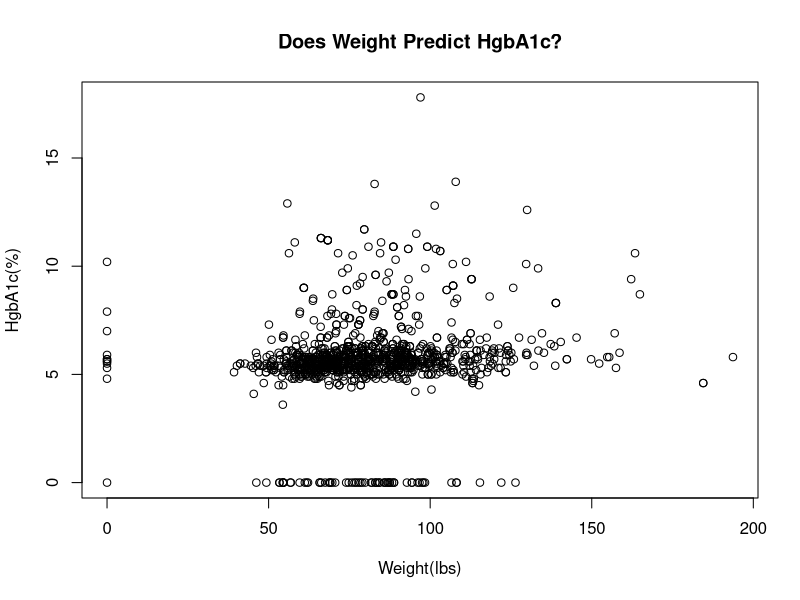
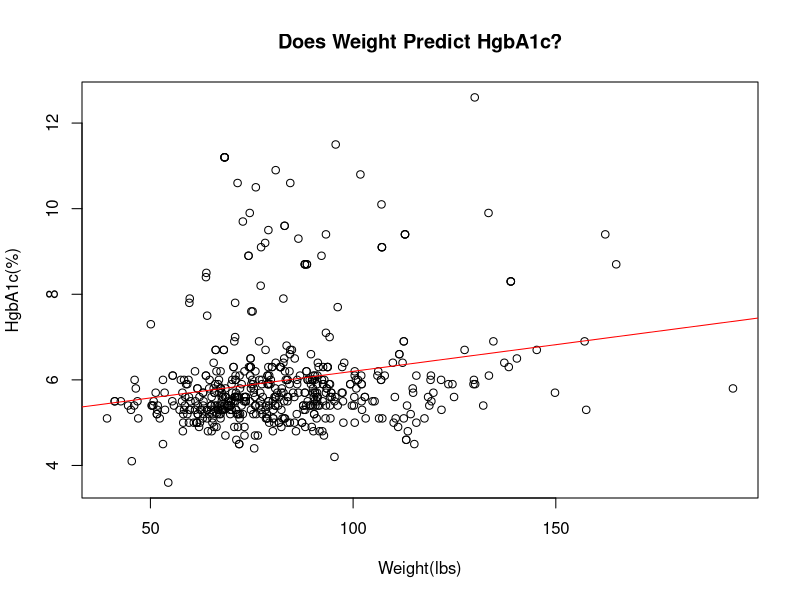
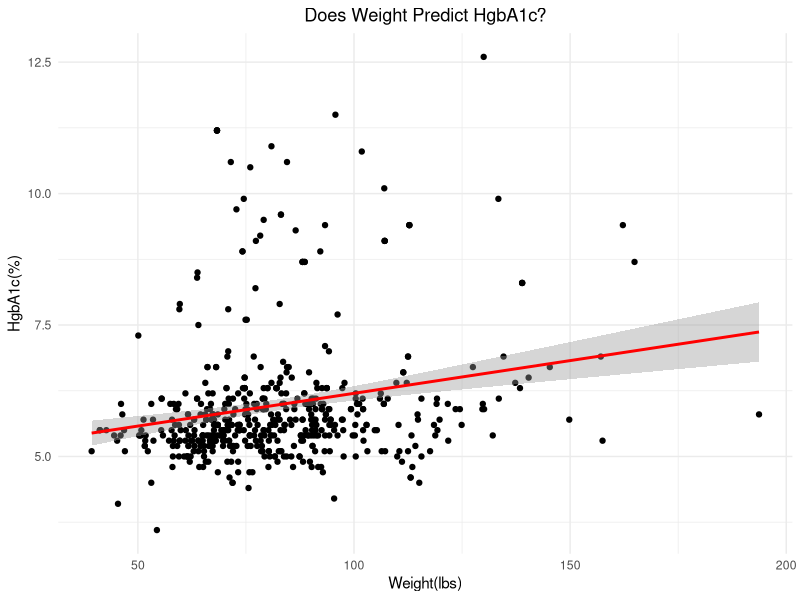

The R source for these figures, in order:
# Kathleen Ashbaker
# HMS 520 Autumn 2023
# Final Project 
# Linear Regression: A Simple Machine Learning Model 

# SCOPE OF PROJECT: 

# The aim of this project is to provide a comprehensive guide to simple linear regression using R.
# This technique is a fundamental aspect of machine learning and this guide is suitable for learners and researchers  at all levels, whether you're a novice or an advanced user.


# Step 0:Load Libraries 

library(readr)
library(tidyverse)
library(mice)
library(dplyr)
library(ggplot2)

# Step 1: ---------------- Upload Data and save into data frame ; This is the Patient_List_aaliyah_washington_md csv file 

Patient_List_aaliyah_washington_md <- read_csv("Patient_List_aaliyah-washington-md.csv", show_col_types = FALSE)

# The argument 'show_col_types = FALSE' masks the object types of columns, easing reading of the 'Patient_List_aaliyah_washington_md' data frame

# Step 2:----------------Data Examination and Cleaning 

# Using dplyr and mutate_all() to change 'None' values to ' NA'  

Patient_List_aaliyah_washington_md <- Patient_List_aaliyah_washington_md %>%
  mutate_all(~ifelse(. == "None", NA, .))

# Summarizes data frame 

summary(Patient_List_aaliyah_washington_md)


# Optional Ways to Check Column values, for example "wt" and "hgba1c"

wt_column <- Patient_List_aaliyah_washington_md["wt"]
View(wt_column)

hgba1c_column <- Patient_List_aaliyah_washington_md["hgba1c"]
View(hgba1c_column)

# Counting 'NA' values in a column; for example, 'wt' 

count_na <- function(data, column_name) {
  if (!column_name %in% names(data)) {
    return(paste("Column", column_name, "not found in the data frame."))
  }
  
  na_count <- sum(is.na(data[[column_name]]))
  return(paste("Column", column_name, "has", na_count, "NA value(s)."))
}

result <- count_na(Patient_List_aaliyah_washington_md, "wt")
print(result)


# Mean/Median Imputation: 
# Best for when the missing data is not a significant portion of the dataset 
# and is assumed to be missing completely at random (MCAR).
# This is the case for our data set 

# Check if columns are numeric, for example 'wt' column

is_numeric <- is.numeric(Patient_List_aaliyah_washington_md$wt)
print(is_numeric)

# Apply Mean Imputation

# Convert Multiple Columns to Numeric
# If you have multiple columns to convert, you can use mutate() with across().
# specify which columns; in this example, we selected columns 'wt' and 'hgba1c'

Patient_List_aaliyah_washington_md <- Patient_List_aaliyah_washington_md %>%
  mutate(across(c(wt, hgba1c), ~ as.numeric(as.character(.))))

# Perform Imputation
# Here's a function to apply mean or median imputation to all columns:
impute_data <- function(data, use_median = FALSE) {
  data %>% 
    mutate(across(where(is.numeric), ~ ifelse(is.na(.), 
                                              if (use_median) median(., na.rm = TRUE) else mean(., na.rm = TRUE), 
                                              .)))
}

# Apply the 'impute_data' Function 
# You can apply this function to your data frame. 
# For this data set, we will use mean imputation:

Patient_List_aaliyah_washington_md <- impute_data(Patient_List_aaliyah_washington_md)




# Step 1: Remove rows with NA values and zeros
cleaned_data_ggplot2 <- subset(na.omit(Patient_List_aaliyah_washington_md), wt != 0 & hgba1c != 0)

# Load ggplot2 package
library(ggplot2)

# Assuming your dataframe is named cleaned_data_ggplot2
# and it contains the columns 'wt' and 'hgba1c'




# Step 3A:----------------plot data 
plot(Patient_List_aaliyah_washington_md$wt, Patient_List_aaliyah_washington_md$hgba1c,xlab = "Weight(lbs)", 
     ylab = "HgbA1c(%)", 
     main = "Does Weight Predict HgbA1c?")



# Optional: Plot only those data points which do not contain any 'NA' values for either 'wt' or 'hgba1c'

# Two ways to do this: Method 1: 'plot' function

# Step 1B: Remove rows with NA values
cleaned_data <- na.omit(Patient_List_aaliyah_washington_md)

# Step 2B: Exclude rows where 'wt' or 'hgba1c' is 0
cleaned_data <- subset(cleaned_data, wt != 0 & hgba1c != 0)

# Step 3B: Plot data
plot(cleaned_data$wt, cleaned_data$hgba1c,xlab = "Weight(lbs)", 
     ylab = "HgbA1c(%)", 
     main = "Does Weight Predict HgbA1c?")

#---------- trend line in Plot data (shown for cleaned_data only)

# Fit a linear model
model <- lm(hgba1c ~ wt, data = cleaned_data)

# Add a trend line to the plot
abline(model, col = "red")

#---------- Do you notice any differences between the raw data and clean data in the visualizations and summary function output values? 

# Method 2: 'ggplot' function ; while ggplot2 does a good job of handling NA values 
# by default (usually by exclusion), you have a variety of options to manage NAs explicitly based on your specific needs and the nature of your data

# Create scatter plot with ggplot2
ggplot(cleaned_data_ggplot2, aes(x = wt, y = hgba1c)) +
  geom_point() +  # Add scatter points
  geom_smooth(method = "lm", color = "red") +  # Add linear regression trend line
  labs(x = "Weight(lbs)", y = "HgbA1c(%)", title = "Does Weight Predict HgbA1c?") +
  theme_minimal() +  # Adds a minimal theme to the plot
  theme(plot.title = element_text(hjust = 0.5))  # Center the title


# Step 4A:----------------Simple Linear Regression 
patreg<- lm(hgba1c ~ wt, data = Patient_List_aaliyah_washington_md)


# Step 5A:----------------Summarize Linear Regression Output
summary(patreg)

# Step 4B:----------------Simple Linear Regression with cleaned_data 
patregclean<- lm(hgba1c ~ wt, data = cleaned_data)


# Step 5B:----------------Summarize Linear Regression Output for cleaned_data
summary(patregclean)



